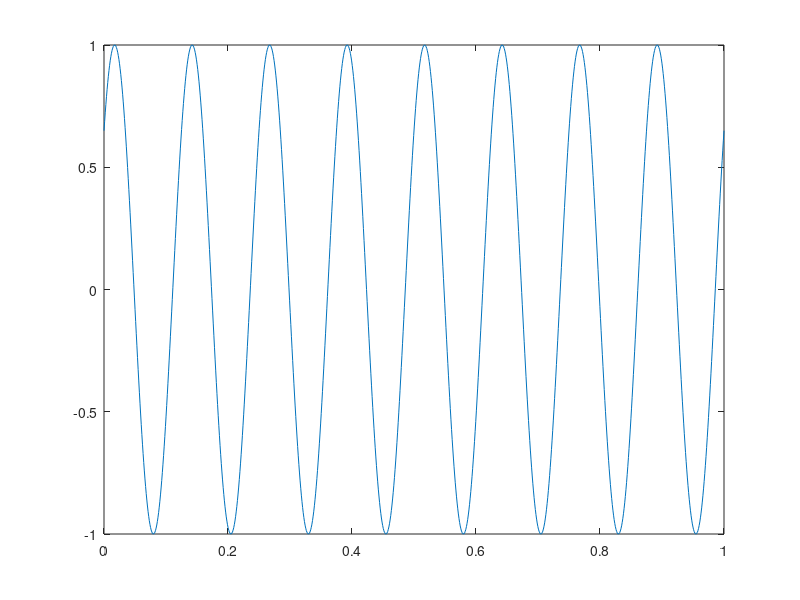

Reproduce this figure in MATLAB. (Note: this script raises an error after producing the figure.)
t = linspace(0,1,1000); 
A = 1; 
f = 8000; 
phi = 1/sqrt(2);

y = A*sin(2*pi*f*t + phi); 
plot(t , y)

Y = fft(y);
plot(t,res); 
res1 = abs(y); 
plot(t,res1);

absSIG = abs(Y); 
phaseSIG = angle(Y); 
figure(2);
plot(t,phaseSIG); 

figure(3)
%absSIG = abs(Y); 
plot(t,absSIG); 
